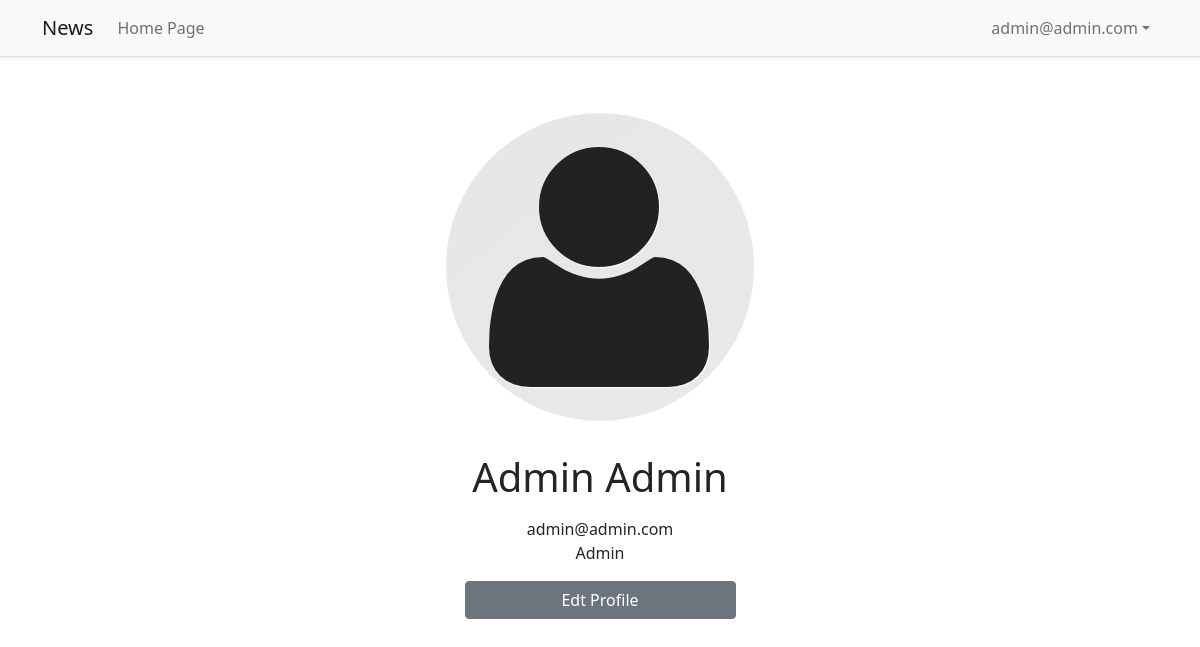
The app's page /admin/profile.php (signed in) with its own data.
### tables this page shows
CREATE TABLE `users` (
  `id` int(3) UNSIGNED NOT NULL,
  `first_name` varchar(255) NOT NULL,
  `last_name` varchar(255) NOT NULL,
  `email` varchar(255) NOT NULL,
  `password` varchar(255) NOT NULL,
  `status` enum('Admin','User') NOT NULL DEFAULT 'User',
  `time` datetime NOT NULL DEFAULT current_timestamp()
);

### admin/class/database.php (called while the page is built, shortened)
<?php
class Database {
  private $host = "localhost";
  private $user = "root";
  private $pass = "";
  private $name = "news";
  private $stmt;
  private $dbh;
  public function __construct(){
    $dns = "mysql:host=".$this->host.";dbname=".$this->name;
    try{
      $this->dbh = new PDO($dns, $this->user, $this->pass);
    }catch(PDOException $e){
      $this->error = $e->getMessage();
      echo $this->error;
    }
  }
  public function query($sql){
    return $this->stmt = $this->dbh->prepare($sql);
  }
  public function execute(){
    return $this->stmt->execute();
  }
  public function single(){
    $this->execute();
    return $this->stmt->fetch(PDO::FETCH_OBJ);
  }
  public function bind($param, $value, $type = null){
    if(is_null($type)){
      switch(true)
      {
        default:
          $type = PDO::PARAM_STR;
      }
    }
    $this->stmt->bindValue($param, $value, $type);
  }
}
 ?>

### admin/class/user.php (called while the page is built, shortened)
<?php
class User {
  private $db;
  public function __construct(){
    $this->db = new Database();
  }
  public function showById($id){
    $this->db->query("SELECT * FROM users WHERE id = :id");
    $this->db->bind(":id", $id);
    $result = $this->db->single();
    return $result;
  }
}
$user = new User();
 ?>

### admin/profile.php (the view, shortened to what this page needs)
<?php require_once "includes/header.php" ?>
<?php require_once "includes/navbar.php" ?>
<?php $id = $_SESSION['user_id']; ?>
<div class="container my-5">
  <div class="w-50 mx-auto p-2 text-center">
    <div class="">
      <img src="img/user-avatar.png" class="img-fluid rounded-circle mb-3" alt="userimage" style="height:308px; width:308px;">
      <p class="display-6 mt-3"><?php echo $user->showById($id)->first_name . " " . $user->showById($id)->last_name ?></p>
      <span><?php echo $user->showById($id)->email ?> </span><br>
      <span><?php echo $user->showById($id)->status ?> </span><br>
      <button type="button" data-role="editUserProfile"
              data-id="<?php echo $user->showById($id)->id ?>"
              data-name="<?php echo $user->showById($id)->first_name ?>"
              data-last_name="<?php echo $user->showById($id)->last_name ?>"
              data-email="<?php echo $user->showById($id)->email ?>"
              data-password="<?php echo $user->showById($id)->password ?>"
              class="btn btn-secondary w-50 mt-3" data-bs-toggle="modal" data-bs-target="#editProfile">Edt Profile
      </button>
    </div>
  </div>
</div>

### admin/css/style.css (style rules this page uses)
span { cursor:pointer; }

### records on screen
users: first_name "Admin", last_name "Admin", email "admin@admin.com", status "Admin"

### other values on screen
$_SESSION['email'] "admin@admin.com"
